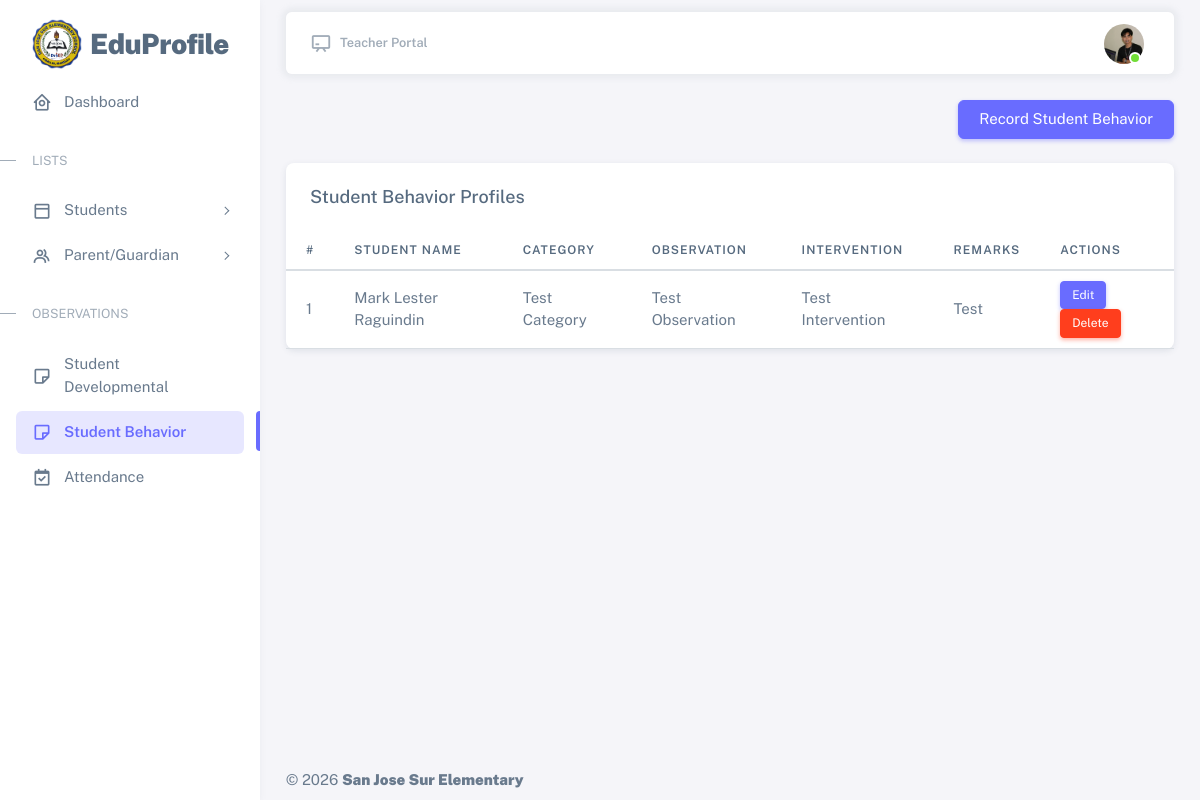
Page /resources/views/teacher/student-behavior.php (signed in) on the committed database.
### tables this page shows
CREATE TABLE `behavioral_profiles` (
  `id` int(11) NOT NULL,
  `student_id` int(11) NOT NULL,
  `school_year_id` int(11) NOT NULL,
  `observation_date` date NOT NULL,
  `category` varchar(100) NOT NULL,
  `observation` text NOT NULL,
  `intervention` text DEFAULT NULL,
  `remarks` text DEFAULT NULL,
  `recorded_by` int(11) NOT NULL,
  `created_at` timestamp NOT NULL DEFAULT current_timestamp(),
  `updated_at` timestamp NOT NULL DEFAULT current_timestamp() ON UPDATE current_timestamp()
);

CREATE TABLE `students` (
  `id` int(11) NOT NULL,
  `lrn` varchar(20) DEFAULT NULL,
  `first_name` varchar(100) NOT NULL,
  `middle_name` varchar(100) DEFAULT NULL,
  `last_name` varchar(100) NOT NULL,
  `suffix` varchar(20) DEFAULT NULL,
  `birth_date` date NOT NULL,
  `gender` enum('Male','Female') NOT NULL,
  `address` varchar(50) DEFAULT NULL,
  `school_year_id` int(11) NOT NULL,
  `grade_level_id` int(11) NOT NULL,
  `section_id` int(11) NOT NULL,
  `recorded_by` int(11) NOT NULL,
  `created_at` timestamp NOT NULL DEFAULT current_timestamp(),
  `updated_at` timestamp NOT NULL DEFAULT current_timestamp() ON UPDATE current_timestamp()
);

### app/controllers/teacher/StudentBehaviorProfileController.php (called while the page is built, shortened)
<?php
require_once __DIR__ . '/../../core/Controller.php';
require_once __DIR__ . '/../../models/teacher/StudentBehavioralProfileModel.php';
require_once __DIR__ . '/../../../database/config/config.php';
    class StudentBehaviorProfileController extends Controller{
        public function index(){
            return $this->model->index();
        }
    }
    try{
        $controller = new StudentBehaviorProfileController($con);
        $student_behavioral_profiles = $controller->index();
    }catch(Exception $e){
        error_log("Error in StudentBehaviorProfileController: " . $e->getMessage());
    }

### app/core/Controller.php (called while the page is built, shortened)
<?php
    abstract class Controller{
        public function __construct($model){
            $this->model = $model;
        }
    }

### app/core/Model.php (called while the page is built, shortened)
<?php
    class Model{
        public function __construct($con){
            $this->con = $con;
        }
    }

### app/models/teacher/StudentBehavioralProfileModel.php (called while the page is built, shortened)
<?php
require_once __DIR__ . '/../../core/Model.php';
    class StudentBehavioralProfileModel extends Model{
        protected $behavioral_profiles = 'behavioral_profiles';
        protected $student = 'students';
        protected $school_year = 'school_year';
        protected $users = 'users';
        public function index(){
            try{
                $query = "SELECT
                    bp.*,
                    s.first_name AS student_first_name,
                    s.middle_name AS student_middle_name,
                    s.last_name AS student_last_name,
                    s.suffix AS student_suffix,
                    sy.school_year AS school_year,
                    u.full_name AS recorded_by
                    FROM {$this->behavioral_profiles} bp
                    LEFT JOIN {$this->student} s ON bp.student_id = s.id
                    LEFT JOIN {$this->school_year} sy ON bp.school_year_id = sy.id
                    LEFT JOIN {$this->users} u ON bp.recorded_by = u.id
                ";
                $stmt = $this->con->prepare($query);
                $stmt->execute();
                $result = $stmt->get_result();
                return $result->fetch_all(MYSQLI_ASSOC);
            }catch(Exception $e){
                error_log("Error fetching student behavioral records: " . $e->getMessage());
            }
        }
    }

### resources/views/teacher/student-behavior.php (the view, shortened to what this page needs)
<?php
require_once __DIR__ . '/../../../app/controllers/teacher/StudentBehaviorProfileController.php';
?>
<!DOCTYPE html>
<html
  lang="en"
  class="light-style layout-menu-fixed"
  dir="ltr"
  data-theme="theme-default"
  data-assets-path="../../../public/assets/"
  data-template="vertical-menu-template-free"
>
<head>
  <link rel="stylesheet" href="../../../public/assets/vendor/fonts/boxicons.css" />
  <link rel="stylesheet" href="../../../public/assets/vendor/css/core.css" class="template-customizer-core-css" />
  <link rel="stylesheet" href="../../../public/assets/vendor/css/theme-default.css" class="template-customizer-theme-css" />
  <link rel="stylesheet" href="../../../public/assets/css/demo.css" />
  <link rel="stylesheet" href="../../../public/assets/vendor/libs/perfect-scrollbar/perfect-scrollbar.css" />
</head>
<body>
    <?php require_once __DIR__ . '/partials/sidebar.php'; ?>
    <?php require_once __DIR__ . '/partials/topbar.php'; ?>
    <div class="text-end">
      <button class="btn btn-primary" data-bs-toggle="modal" data-bs-target="#createStudentBehavioralModal">Record Student Behavior</button>
    </div>
    <div class="card mt-4">
      <h5 class="card-header">Student Behavior Profiles</h5>
      <div class="table-responsive nowrap">
        <table class="table table-hover">
          <thead>
            <tr>
              <th>#</th>
              <th>Student Name</th>
              <th>Category</th>
              <th>Observation</th>
              <th>Intervention</th>
              <th>Remarks</th>
              <th>Actions</th>
            </tr>
          </thead>
          <tbody>
            <?php if(!empty($student_behavioral_profiles)): ?>
              <?php foreach($student_behavioral_profiles as $index => $student_behavioral_profile): ?>
                <?php $viewStudentName = trim($student_behavioral_profile['student_first_name'] . ' ' . ($student_behavioral_profile['student_middle_name'] ?? '') . ' ' . $student_behavioral_profile['student_last_name'] . ' ' . ($student_behavioral_profile['student_suffix'] ?? '')); ?>
                <tr
                  role="button"
                  style="cursor: pointer;"
                  data-bs-toggle="modal"
                  data-bs-target="#viewStudentBehavioralModal"
                  onclick="viewStudentBehavioral(
                      '<?= htmlspecialchars($viewStudentName) ?>',
                      '<?= htmlspecialchars($student_behavioral_profile['school_year']) ?>',
                      '<?= htmlspecialchars($student_behavioral_profile['observation_date']) ?>',
                      '<?= htmlspecialchars($student_behavioral_profile['category']) ?>',
                      '<?= htmlspecialchars($student_behavioral_profile['observation']) ?>',
                      '<?= htmlspecialchars($student_behavioral_profile['intervention']) ?>',
                      '<?= htmlspecialchars($student_behavioral_profile['remarks']) ?>',
                      '<?= htmlspecialchars($student_behavioral_profile['recorded_by']) ?>'
                  )"
                >
                  <td><?php echo $index + 1; ?></td>
                  <td><?php echo htmlspecialchars($student_behavioral_profile['student_first_name'] . ' ' . $student_behavioral_profile['student_last_name']); ?></td>
                  <td><?php echo htmlspecialchars($student_behavioral_profile['category']); ?></td>
                  <td><?php echo htmlspecialchars($student_behavioral_profile['observation']); ?></td>
                  <td><?php echo htmlspecialchars($student_behavioral_profile['intervention']); ?></td>
                  <td><?php echo htmlspecialchars($student_behavioral_profile['remarks']); ?></td>
                  <td>
                    <button
                      class="btn btn-sm btn-primary"
                      name="update_student_behavior"
                      data-bs-toggle="modal"
                      data-bs-target="#editStudentBehavioralModal"
                      onclick="event.stopPropagation(); editStudentBehavioral(
                          '<?= htmlspecialchars($student_behavioral_profile['id']); ?>',
                          '<?= htmlspecialchars($student_behavioral_profile['student_id']) ?>',
                          '<?= htmlspecialchars($student_behavioral_profile['school_year_id']) ?>',
                          '<?= htmlspecialchars($student_behavioral_profile['observation_date']) ?>',
                          '<?= htmlspecialchars($student_behavioral_profile['category']) ?>',
                          '<?= htmlspecialchars($student_behavioral_profile['observation']) ?>',
                          '<?= htmlspecialchars($student_behavioral_profile['intervention']) ?>',
                          '<?= htmlspecialchars($student_behavioral_profile['remarks']) ?>',
                          '<?= htmlspecialchars($student_behavioral_profile['recorded_by']) ?>',
                      )"
                    >
                      Edit
                    </button>
                    <form action="../../../app/controllers/teacher/StudentBehaviorProfileController.php" method="post" class="d-inline">
                        <button
                          type="submit"
                          name="delete_behavior_profile"
                          class="btn btn-sm btn-danger"
                          onclick="event.stopPropagation(); return confirm('Are you sure you want to delete this record?');">
                            Delete
                        </button>
                    </form>
                  </td>
                </tr>
          </tbody>
          <?php endforeach; ?>
          <?php else: ?>
            <tr>
              <td colspan="8" class="text-center">No student behavioral profiles found.</td>
            </tr>
          <?php endif; ?>
        </table>
      </div>
    </div>
    <?php require_once __DIR__ . '/partials/footer.php'; ?>
</body>
</html>

### rows in the picture
behavioral_profiles: student.last_name "Mark Lester Raguindin", category "Test Category", observation "Test Observation", intervention "Test Intervention", remarks "Test"
